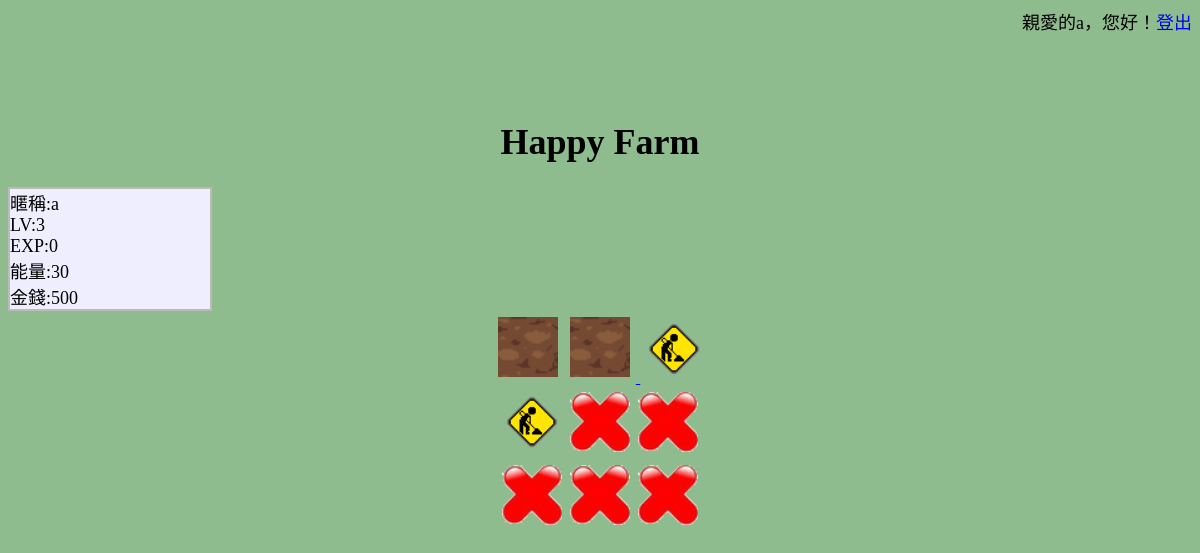
Screenshot of /1.php (signed in) with the database file from the repository.
### tables this page shows
CREATE TABLE IF NOT EXISTS `player` (
  `pID` int(11) NOT NULL,
  `pname` varchar(11) NOT NULL,
  `account` varchar(20) NOT NULL,
  `password` varchar(20) NOT NULL,
  `level` int(11) NOT NULL DEFAULT '1',
  `exp` int(11) NOT NULL DEFAULT '0',
  `energy` int(11) NOT NULL DEFAULT '30',
  `money` int(11) NOT NULL DEFAULT '100'
);

### 1.php (the view, shortened to what this page needs)
<?php
    include"isset.php";
    $id=$_SESSION['uID'];
?>
<!DOCTYPE html>
<html lang="en">
<head>
</head>
<body>
<?php
    echo"<div id=\"top\">";
    echo"親愛的".$id."，您好！<a href=\"logout.php\" STYLE=\"text-decoration:none\">登出</a>";
    echo"</div>";
    echo"</br></br></br><h1 style=\"text-align:center;\">Happy Farm</h1>";
    $sql1 = "select  * from player  where pname='$id'";
    $results=mysqli_query($conn,$sql1);
    if($rows=mysqli_fetch_array($results)){
        echo"<div id=\"column\">",
            "暱稱:".$rows["pname"]."</br>",
            "LV:".$rows["level"]."</br>",
            "EXP:".$rows["exp"]."</br>",
            "能量:".$rows["energy"]."</br>",
            "金錢:".$rows["money"]."</br></div>";
    }
?>
<div id="rr" align="center">
<?php
$sql1 = "select * from player  where pname='$id'";
$results2=mysqli_query($conn,$sql1);
if ($rs=mysqli_fetch_array($results2)) {
    if($rs['level']==1){
        $farm=2;
        for($i=1;$i<=$farm;$i++){
            if($i%3==0){
                echo"<label>",
                    "<input name=\"farm\" value=\"$i\" type=\"radio\"></input>",
                    "<img src=\"img/1.jpg\" id=\"b\" ></label></br>";
            }
            else{
                echo"<label>",
                    "<input name=\"farm\" value=\"$i\" type=\"radio\"></input>",
                    "<img src=\"img/1.jpg\" id=\"b\" ></label>";
            }
        }
        for($i=1;$i<=9-$farm;$i++){
            if(($i+($farm%3))%3==0){
                echo"<img src=\"img/2.png\"></br>";
            }
            else{
                echo"<img src=\"img/2.png\">";
            }
        }
    }
    else{
        $sql2 = "select  count(farmID) from farmplayer  where pname='$id'";
        $results3=mysqli_query($conn,$sql2);
        if ($rs1=mysqli_fetch_array($results3)) {
            $farm=$rs1['count(farmID)'];
            $nextfarm=$farm+1;
            $sqlfarming = "select farmID , status from farmplayer  where pname='$id'";
            $results4=mysqli_query($conn,$sqlfarming);
            while ($rss=mysqli_fetch_array($results4)) {
                $a[]=$rss['status'];
                $b[]=$rss['farmID'];
            }
            $count=0;
            $check=1;
                for($i=1;$i<=$farm;$i++){
                    $count++;
                        if($a[$i-1]==$check){
                            if($count%3==0){
                                echo "<span id=\"upper\" class=\"timer".$b[$i-1]."\"></span>";
                                echo "<img src=\"img/growing.png\"></br>";
                            }
                            else{
                                echo "<span id=\"upper\" class=\"timer".$b[$i-1]."\"></span>";
                                echo "<img src=\"img/growing.png\">";
                            }
                        }
                        else{
                            if($i%3==0){
                                echo"<label>",
                                    "<input name=\"farm\" value=\"$i\" type=\"radio\"></input>",
                                    "<img src=\"img/1.jpg\" id=\"b\"></label></br>";
                            }
                            else{
                                echo"<label>",
                                    "<input name=\"farm\" value=\"$i\" type=\"radio\"></input>",
                                    "<img src=\"img/1.jpg\" id=\"b\"  ></label>";
                            }
                        }
                }
            $sql3 = "select count(needlevel) from player , farm where pname='$id' and level>=needlevel ";
            $results5=mysqli_query($conn,$sql3);
            $rs2=mysqli_fetch_array($results5);
                $buyfarm=$rs2['count(needlevel)'];
                $buyfarm=$buyfarm-$farm;
                for($i=1;$i<=$buyfarm;$i++){
                    if(($i+($farm%3))%3==0){
                        echo"<a href='buy.php?nextfarm=".$nextfarm."' OnClick=\"return confirm('確定要購買嗎？')\";>
                            <img src=\"img/3.gif\"></a></br>";
                    }
                    else{
                        echo"<a href='buy.php?nextfarm=".$nextfarm."' OnClick=\"return confirm('確定要購買嗎？')\";>
                            <img src=\"img/3.gif\"></a>";
                    }
                }
            for($i=1;$i<=9-($farm+$buyfarm);$i++){
                if(($i+(($buyfarm+$farm)%3))%3==0){
                    echo"<img src=\"img/2.png\"></br>";
                }
                else{
                    echo"<img src=\"img/2.png\">";
                }
            }
        }
    }
}
?>
</div>
</body>
</html>

### 1.php (style rules this page uses)
body { background-color:#8FBC8F; font-size:18px; }
#top { text-align:right; }
img { width:60px; height:60px; margin:4px; }
label > input + img { cursor:pointer; border:2px solid transparent; }
#column { background-color:#EEEEFF; display:block; width:200px; border:2px solid #BBBBBB; }

### rows the page displays
player: pname "a", level "3", exp "0", energy "30", money "500"

### other values shown
$id "a"
